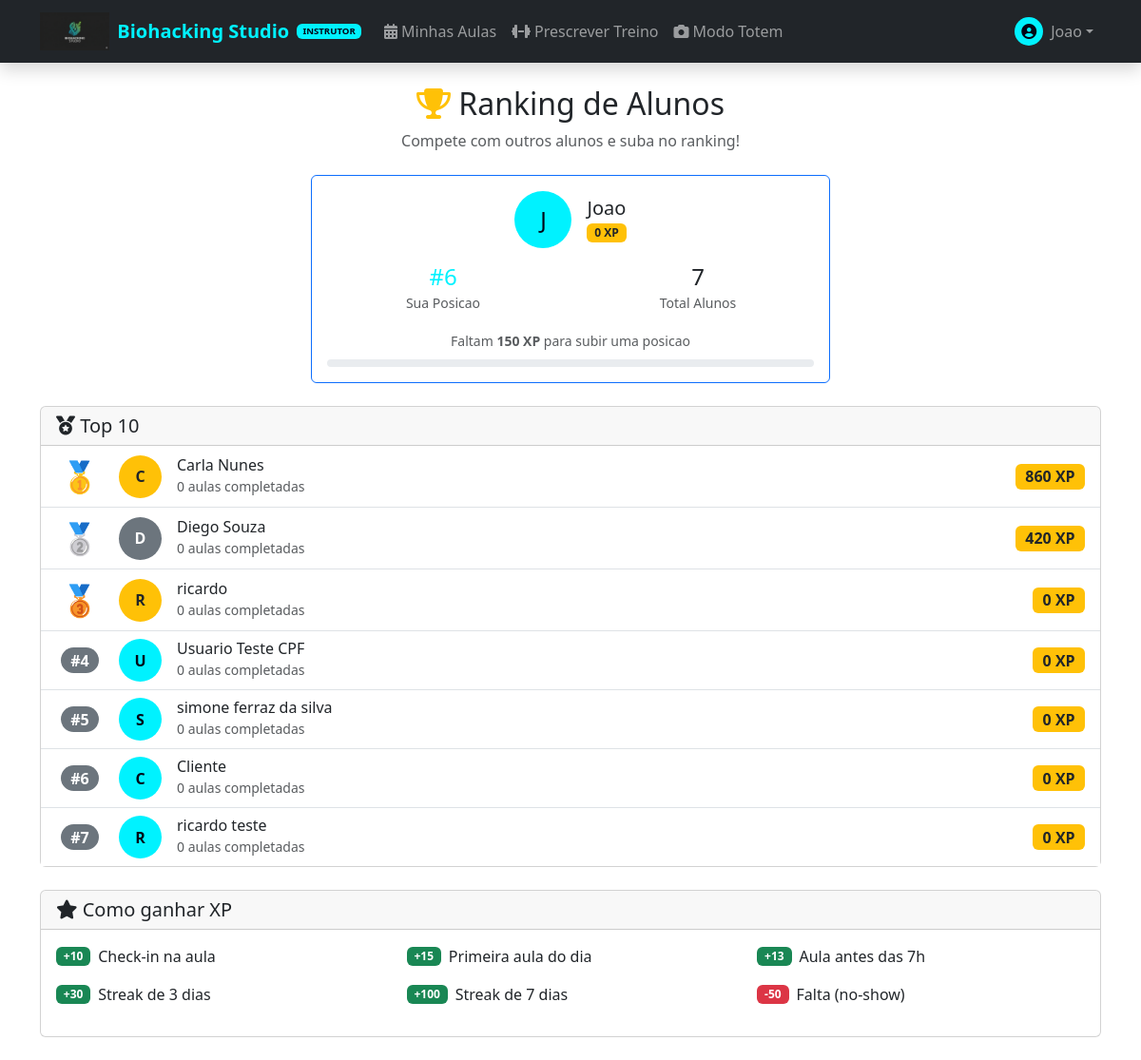
Screenshot of /student/ranking (signed in) with the database file from the repository.
### app/models/user.py (models this page shows, shortened)
class User(UserMixin, db.Model):
    __tablename__ = 'users'
    id = db.Column(db.Integer, primary_key=True)
    name = db.Column(db.String(100), nullable=False)
    email = db.Column(db.String(120), unique=True, nullable=False)
    phone = db.Column(db.String(20), nullable=False)
    password_hash = db.Column(db.String(256), nullable=False)
    cpf = db.Column(db.String(14), nullable=True)  # Formato: 123.456.789-00
    gender = db.Column(db.Enum(Gender), nullable=True)
    role = db.Column(db.String(20), default='student')
    xp = db.Column(db.Integer, default=0)  # XP total historico (para ranking)
    level = db.Column(db.Integer, default=1)
    xp_available = db.Column(db.Integer, default=0)  # XP disponivel para conversao (janela 3 meses)
    credits_balance = db.Column(db.Integer, default=0)  # Total de creditos ativos (wallets)
    face_encoding = db.Column(db.LargeBinary, nullable=True)
    face_encoding_version = db.Column(db.String(10), default='v1')
    face_registered_at = db.Column(db.DateTime, nullable=True)
    face_last_recognized = db.Column(db.DateTime, nullable=True)
    face_confidence_threshold = db.Column(db.Float, default=0.6)
    photo_url = db.Column(db.String(255))
    referral_code = db.Column(db.String(12), unique=True, nullable=True)
    professional_type = db.Column(db.Enum(ProfessionalType), nullable=True)
    base_commission_rate = db.Column(db.Numeric(5, 2), nullable=True)
    is_active = db.Column(db.Boolean, default=True)
    created_at = db.Column(db.DateTime, default=datetime.utcnow)
    updated_at = db.Column(db.DateTime, default=datetime.utcnow, onupdate=datetime.utcnow)
    last_login = db.Column(db.DateTime)
    @property
    def is_admin(self):
        return self.role == 'admin'
    @property
    def is_student(self):
        return self.role == 'student'
    @property
    def is_instructor(self):
        return self.role == 'instructor'

### app/routes/student.py (the view)
@student_bp.route('/ranking')
@login_required
def ranking():
    top_users = User.query.filter_by(
        role='student',
        is_active=True
    ).order_by(User.xp.desc()).limit(10).all()
    user_rank = db.session.query(
        func.count(User.id)
    ).filter(
        User.role == 'student',
        User.xp > current_user.xp
    ).scalar() + 1
    next_user = User.query.filter(
        User.role == 'student',
        User.xp > current_user.xp
    ).order_by(User.xp).first()
    xp_to_next = (next_user.xp - current_user.xp) if next_user else 0
    total_students = User.query.filter_by(role='student', is_active=True).count()
    return render_template('student/ranking.html',
        top_users=top_users,
        user_rank=user_rank,
        xp_to_next=xp_to_next,
        total_students=total_students
    )

### app/models/notification.py (called while the page is built)
    @classmethod
    def get_unread_count(cls, user_id):
        return cls.query.filter_by(user_id=user_id, is_read=False).count()

### app/templates/student/ranking.html (shortened to what this page needs)
{% extends "base.html" %}
{% block content %}
<div class="container py-4">
    <div class="text-center mb-4">
        <h2><i class="fas fa-trophy text-warning"></i> Ranking de Alunos</h2>
        <p class="text-muted">Compete com outros alunos e suba no ranking!</p>
    </div>
    <div class="row justify-content-center mb-4">
        <div class="col-md-6">
            <div class="card border-primary">
                <div class="card-body text-center">
                    <div class="d-flex justify-content-center align-items-center mb-3">
                        <div class="bg-primary text-white rounded-circle d-flex align-items-center justify-content-center me-3" style="width: 60px; height: 60px; font-size: 1.5rem;">
                            {{ current_user.name[0].upper() }}
                        </div>
                        <div class="text-start">
                            <h5 class="mb-0">{{ current_user.name }}</h5>
                            <span class="badge bg-warning text-dark">{{ current_user.xp }} XP</span>
                        </div>
                    </div>
                    <div class="row text-center">
                        <div class="col-6">
                            <h4 class="mb-0 text-primary">#{{ user_rank }}</h4>
                            <small class="text-muted">Sua Posicao</small>
                        </div>
                        <div class="col-6">
                            <h4 class="mb-0">{{ total_students }}</h4>
                            <small class="text-muted">Total Alunos</small>
                        </div>
                    </div>
                    {% if xp_to_next > 0 %}
                    <div class="mt-3">
                        <small class="text-muted">Faltam <strong>{{ xp_to_next }} XP</strong> para subir uma posicao</small>
                        <div class="progress mt-2" style="height: 8px;">
                        </div>
                    </div>
                    {% endif %}
                </div>
            </div>
        </div>
    </div>
    <div class="card">
        <div class="card-header">
            <h5 class="mb-0"><i class="fas fa-medal"></i> Top 10</h5>
        </div>
        <div class="card-body p-0">
            <div class="list-group list-group-flush">
                {% for user in top_users %}
                <div class="list-group-item d-flex align-items-center {% if user.id == current_user.id %}bg-light{% endif %}">
                    <div class="me-3 text-center" style="width: 50px;">
                        {% if loop.index == 1 %}
                        <span style="font-size: 2rem;">🥇</span>
                        {% elif loop.index == 2 %}
                        <span style="font-size: 2rem;">🥈</span>
                        {% elif loop.index == 3 %}
                        <span style="font-size: 2rem;">🥉</span>
                        {% else %}
                        <span class="badge bg-secondary rounded-pill" style="font-size: 1rem;">#{{ loop.index }}</span>
                        {% endif %}
                    </div>
                    <div class="rounded-circle d-flex align-items-center justify-content-center me-3
                                {% if loop.index == 1 %}bg-warning text-dark{% elif loop.index == 2 %}bg-secondary text-white{% elif loop.index == 3 %}bg-warning text-dark{% else %}bg-primary text-white{% endif %}"
                         style="width: 45px; height: 45px; font-weight: bold;">
                        {{ user.name[0].upper() }}
                    </div>
                    <div class="flex-grow-1">
                        <h6 class="mb-0">
                            {{ user.name }}
                        </h6>
                        <small class="text-muted">
                            {{ Booking.query.filter_by(user_id=user.id, status='completed').count() if Booking else 0 }} aulas completadas
                        </small>
                    </div>
                    <div class="text-end">
                        <span class="badge bg-warning text-dark" style="font-size: 1rem;">
                            {{ user.xp }} XP
                        </span>
                    </div>
                </div>
                {% endfor %}
            </div>
        </div>
    </div>
    <div class="card mt-4">
        <div class="card-header">
            <h5 class="mb-0"><i class="fas fa-star"></i> Como ganhar XP</h5>
        </div>
        <div class="card-body">
            <div class="row">
                <div class="col-md-4 mb-3">
                    <div class="d-flex align-items-center">
                        <span class="badge bg-success me-2">+10</span>
                        <span>Check-in na aula</span>
                    </div>
                </div>
                <div class="col-md-4 mb-3">
                    <div class="d-flex align-items-center">
                        <span class="badge bg-success me-2">+15</span>
                        <span>Primeira aula do dia</span>
                    </div>
                </div>
                <div class="col-md-4 mb-3">
                    <div class="d-flex align-items-center">
                        <span class="badge bg-success me-2">+13</span>
                        <span>Aula antes das 7h</span>
                    </div>
                </div>
                <div class="col-md-4 mb-3">
                    <div class="d-flex align-items-center">
                        <span class="badge bg-success me-2">+30</span>
                        <span>Streak de 3 dias</span>
                    </div>
                </div>
                <div class="col-md-4 mb-3">
                    <div class="d-flex align-items-center">
                        <span class="badge bg-success me-2">+100</span>
                        <span>Streak de 7 dias</span>
                    </div>
                </div>
                <div class="col-md-4 mb-3">
                    <div class="d-flex align-items-center">
                        <span class="badge bg-danger me-2">-50</span>
                        <span>Falta (no-show)</span>
                    </div>
                </div>
            </div>
        </div>
    </div>
</div>
{% endblock %}

### app/templates/includes/navbar.html (shortened to what this page needs)
<nav class="navbar navbar-expand-lg navbar-dark bg-dark sticky-top shadow">
    <div class="container">
        <a class="navbar-brand d-flex align-items-center" href="{{ url_for('marketing.index') }}">
            <img src="{{ url_for('static', filename='img/logo.png') }}" alt="Biohacking Studio" height="40"
                 class="d-inline-block align-text-top me-2" onerror="this.style.display='none';">
            <span class="fw-bold text-primary">Biohacking Studio</span>
            {% if current_user.is_authenticated %}
            {% if current_user.is_admin %}
            <span class="badge bg-danger ms-2" style="font-size: 0.6rem;">ADMIN</span>
            {% elif current_user.is_instructor %}
            <span class="badge bg-primary ms-2" style="font-size: 0.6rem;">INSTRUTOR</span>
            {% endif %}
            {% endif %}
        </a>
        <div class="collapse navbar-collapse" id="mainNavbar">
            <ul class="navbar-nav me-auto">
                {% if current_user.is_authenticated %}
                {% if current_user.is_admin %}
                <li class="nav-item">
                    <a class="nav-link {% if request.endpoint and 'admin.dashboard' in request.endpoint %}active{% endif %}"
                        href="{{ url_for('admin.dashboard') }}">Painel Admin</a>
                </li>
                {% elif current_user.is_instructor %}
                <li class="nav-item">
                    <a class="nav-link {% if request.endpoint and 'instructor.dashboard' in request.endpoint %}active{% endif %}"
                        href="{{ url_for('instructor.dashboard') }}"><i class="fas fa-calendar-alt me-1"></i>Minhas
                        Aulas</a>
                </li>
                <li class="nav-item">
                    <a class="nav-link {% if request.endpoint and 'training' in request.endpoint %}active{% endif %}"
                        href="{{ url_for('instructor.training_list') }}"><i class="fas fa-dumbbell me-1"></i>Prescrever
                        Treino</a>
                </li>
                <li class="nav-item">
                    <a class="nav-link {% if request.endpoint and 'totem' in request.endpoint %}active{% endif %}"
                        href="{{ url_for('instructor.totem_view') }}"><i class="fas fa-camera me-1"></i>Modo Totem</a>
                </li>
                {% endif %}
                {% else %}
                <li class="nav-item">
                    <a class="nav-link {% if request.endpoint and 'shop' in request.endpoint %}active{% endif %}"
                        href="{{ url_for('shop.packages') }}">Planos e Preços</a>
                </li>
                {% endif %}
            </ul>
            <div class="navbar-nav align-items-center">
                {% if current_user.is_authenticated %}
                <div class="nav-item dropdown">
                    <a class="nav-link dropdown-toggle d-flex align-items-center" href="#" id="userDropdown"
                        role="button" data-bs-toggle="dropdown">
                        <div class="avatar-xs me-2 bg-primary rounded-circle d-flex align-items-center justify-content-center text-white"
                            style="width: 30px; height: 30px;">
                            <i class="fas fa-user-circle"></i>
                        </div>
                        <span>{{ current_user.name.split()[0] }}</span>
                    </a>
                </div>
                {% else %}
                <a class="nav-link me-2" href="{{ url_for('auth.login') }}">Entrar</a>
                <a class="btn btn-primary btn-sm px-3 rounded-pill" href="{{ url_for('auth.register') }}">Começar
                    Agora</a>
                {% endif %}
            </div>
        </div>
    </div>
</nav>

### app/templates/base.html (style rules this page uses)
:root { --primary-color: #00f2ff; --secondary-color: #0f172a; --text-dark: #020617; }
body { min-height: 100vh; display: flex; flex-direction: column; }
.text-primary { color: var(--primary-color) !important; }
.bg-primary { background-color: var(--primary-color) !important; color: var(--text-dark) !important; }

### rows the page displays
User: name "Joao", name "J", xp "0"
User: name "C", name "Carla Nunes", query.filter_by "0", xp "860"
User: name "D", name "Diego Souza", query.filter_by "0", xp "420"
User: name "R", name "ricardo", query.filter_by "0", xp "0"
User: name "U", name "Usuario Teste CPF", query.filter_by "0", xp "0"
User: name "S", name "simone ferraz da silva", query.filter_by "0", xp "0"
User: name "C", name "Cliente", query.filter_by "0", xp "0"
User: name "R", name "ricardo teste", query.filter_by "0", xp "0"

### other values shown
{{ user_rank }} "6"
{{ total_students }} "7"
{{ xp_to_next }} "150"
